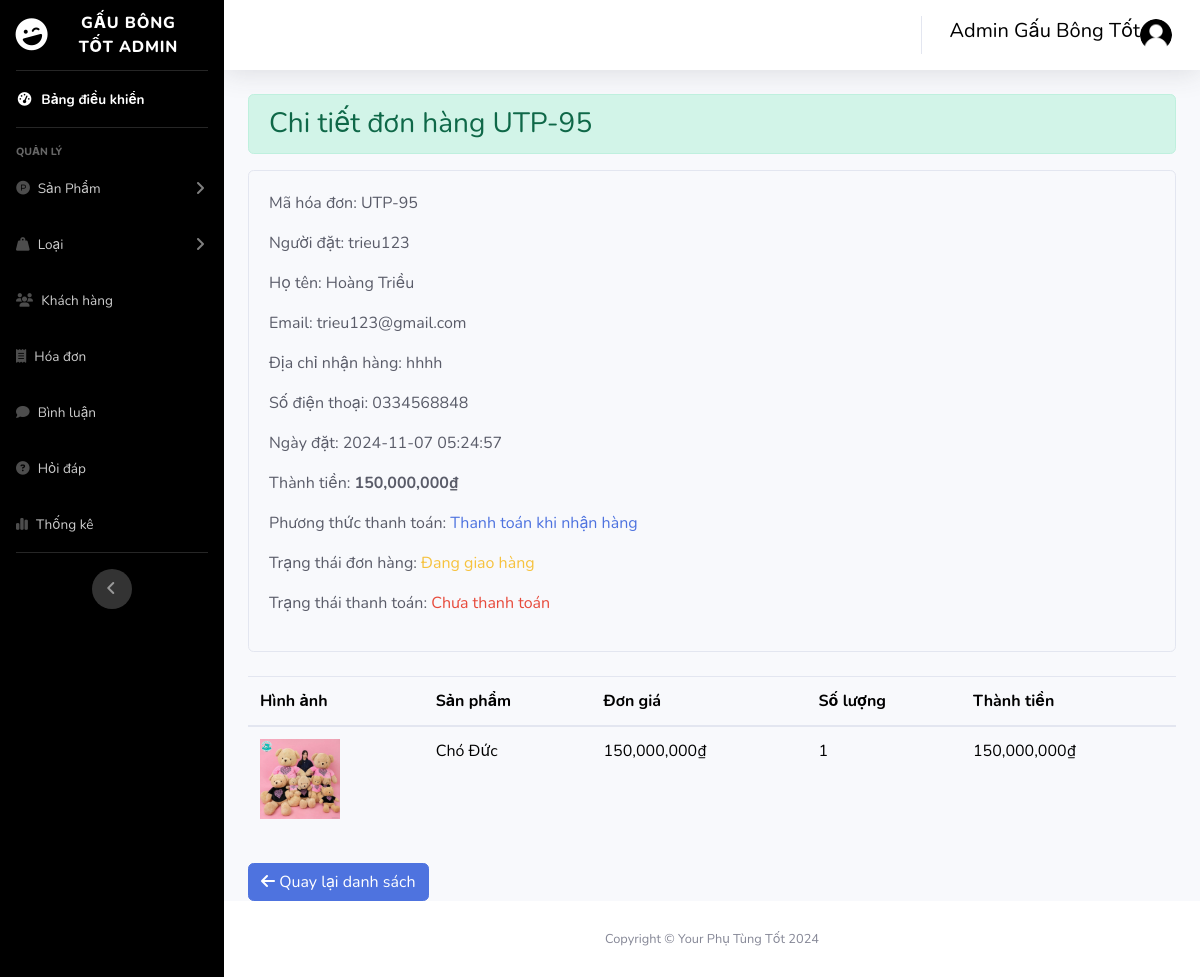
The page /admin/index.php?act=billdetail&idbill=95 (signed in) on the database its author committed.
### tables this page shows
CREATE TABLE `bill` (
  `id_bill` int(11) NOT NULL,
  `bill_code` varchar(255) DEFAULT NULL,
  `id_user` int(11) NOT NULL,
  `id_pro` int(11) NOT NULL,
  `user_name` varchar(255) NOT NULL,
  `name_pro` varchar(255) NOT NULL,
  `full_name` varchar(55) NOT NULL,
  `address` varchar(255) NOT NULL,
  `phone` int(25) NOT NULL,
  `email` varchar(255) NOT NULL,
  `payment` tinyint(1) NOT NULL DEFAULT 1 COMMENT '1.Thanh toán khi nhận hàng 2.Chuyển khoản ngân hàng 3.Thanh toán online',
  `order_date` datetime NOT NULL,
  `total_amount` int(10) NOT NULL,
  `status` tinyint(4) NOT NULL COMMENT '0.Đơn hàng mới \r\n1.Đang xử lý\r\n2.Đang giao hàng\r\n3.Đã giao hàng',
  `status_pay` varchar(11) NOT NULL DEFAULT '0'
);

CREATE TABLE `cart` (
  `id` int(11) NOT NULL,
  `id_user` int(11) NOT NULL,
  `user_name` varchar(50) NOT NULL,
  `id_pro` int(11) NOT NULL,
  `img_pro` varchar(255) NOT NULL,
  `name_pro` varchar(255) NOT NULL,
  `price_pro` int(10) NOT NULL,
  `quantity` int(11) NOT NULL,
  `total_amount` int(10) NOT NULL,
  `id_bill` int(11) NOT NULL
);

### admin/controller/controller.php (called while the page is built)
<?php
function render($path, $data = [])
{
    extract($data);
    $view = "view/" . $path . ".php";
    include_once $view;
}

### admin/model/pdo.php (called while the page is built, shortened)
<?php
function pdo_get_connection(){
    $dburl = "mysql:host=127.0.0.1;dbname=virtualphone;charset=utf8";
    $username = 'root';
    $password = '';
    $conn = new PDO($dburl, $username, $password);
    $conn->setAttribute(PDO::ATTR_ERRMODE, PDO::ERRMODE_EXCEPTION);
    return $conn;
}
function pdo_query($sql){
    $sql_args = array_slice(func_get_args(), 1);
    try{
        $conn = pdo_get_connection();
        $stmt = $conn->prepare($sql);
        $stmt->execute($sql_args);
        $rows = $stmt->fetchAll();
        return $rows;
    }
    catch(PDOException $e){
        throw $e;
    }
    finally{
        unset($conn);
    }
}
function pdo_query_one($sql){
    $sql_args = array_slice(func_get_args(), 1);
    try{
        $conn = pdo_get_connection();
        $stmt = $conn->prepare($sql);
        $stmt->execute($sql_args);
        $row = $stmt->fetch(PDO::FETCH_ASSOC);
        return $row;
    }
    catch(PDOException $e){
        throw $e;
    }
    finally{
        unset($conn);
    }
}

### admin/model/hoadon.php (called while the page is built, shortened)
<?php
function loadone_bill($idbill) {
    $sql = "SELECT * FROM bill WHERE id_bill =".$idbill;
    $one_bill = pdo_query_one($sql);
    return $one_bill;
}
function load_cart_all($idbill) {
    $sql = "SELECT * FROM `cart` WHERE id_bill=".$idbill;
    $ab = pdo_query($sql);
    return $ab;
}
?>

### admin/view/billdetail.php (the view, shortened to what this page needs)
<?php include_once "header.php" ?>
<?php
if (is_array($one_bill)) {
    extract($one_bill);
}
?>
<body id="page-top">
    <div id="wrapper">
        <?php include_once "nav.php" ?>
        <div class="container-fluid">
            <div>
                <h3 class="alert alert-success">Chi tiết đơn hàng UTP-<?= $id_bill ?></h3>
            </div>
            <div class="card bg-light text-dark mb-4 mt-3">
                <div class="card-body">
                    <p>Mã hóa đơn: UTP-<?= $id_bill ?>
                    </p>
                    <p>Người đặt: <span class="fw-bold">
                            <?= $user_name ?>
                        </span></p>
                    <p>Họ tên: <?= $full_name ?>
                    </p>
                    <p>Email: <?= $email ?></p>
                    <p>Địa chỉ nhận hàng: <?= $address ?>
                    </p>
                    <p>Số điện thoại: 0<?= $phone ?></p>
                    <p>Ngày đặt: <?= $order_date ?>
                    </p>
                    <p>Thành tiền: <span class="text-dark font-weight-bold">
                            <?= number_format($total_amount) ?>₫
                        </span></p>
                    <p>Phương thức thanh toán:
                        <span class="text-primary fw-bold"> <?php if ($payment == 1) {
                                                                echo "Thanh toán khi nhận hàng";
                                                            } else if ($payment == 2) {
                                                                echo "Chuyển khoản ngân hàng";
                                                            } else if ($payment == 3) {
                                                                echo "Thanh toán online";
                                                            } else {
                                                                echo "Không tìm thấy phương thức thanh toán";
                                                            } ?></span>
                    </p>
                    <p>Trạng thái đơn hàng: <span class="text-warning fw-bold"><?php if ($status == 0) {
                                                                            echo "Đơn hàng mới";
                                                                        } else if ($status == 1) {
                                                                            echo "Đang xử lý";
                                                                        } else if ($status == 2) {
                                                                            echo "Đang giao hàng";
                                                                        } else if ($status == 3) {
                                                                            echo "Đã giao hàng";
                                                                        }
                                                                         ?>
                        </span>
                    </p>
                    <p>Trạng thái thanh toán: <?php if ($status_pay == 0) {
                                                    echo '<span class="text-danger">Chưa thanh toán</span>';
                                                } else if ($status_pay == 1) {
                                                    echo '<span class="text-success">Đã thanh toán</span>';
                                                } else {
                                                    echo "Không tìm thấy phương thức thanh toán";
                                                }  ?></p>
                </div>
            </div>
            <div class="table-content table-responsive mt-3 mb-3">
                <table class="table">
                    <thead>
                        <tr>
                            <th class="jb-product-thumbnail">Hình ảnh</th>
                            <th class="cart-product-name">Sản phẩm</th>
                            <th class="jb-product-price">Đơn giá</th>
                            <th class="jb-product-quantity">Số lượng</th>
                            <th class="jb-product-subtotal">Thành tiền</th>
                        </tr>
                    </thead>
                    <tbody>
                        <?php $id = $_GET['idbill'];
                        $bill = load_cart_all($id);
                        foreach ($bill as $value) {
                        ?>
                            <tr>
                                <td class="jb-product-thumbnail"><img src="../admin/uploads/<?= $value['img_pro'] ?>" alt="Ultraphone Product" width="80px"></img></td>
                                <td class="jb-product-name">
                                    <?= $value['name_pro'] ?>
                                </td>
                                <td class="jb-product-price"><span class="amount">
                                        <?= number_format($value['price_pro']) ?>₫
                                    </span></td>
                                <td class="quantity">
                                    <?= $value['quantity'] ?>
                                </td>
                                <td class="product-subtotal"><span class="amount">
                                        <?= number_format($value['total_amount']) ?>₫
                                    </span></td>
                            </tr>
                        <?php } ?>
                    </tbody>
                </table>
            </div>
            <div class="btn-function">
                <a href="index.php?act=listbill" class="btn btn-primary"><i class="fa-solid fa-arrow-left"></i> Quay lại
                    danh sách</a>
            </div>
        </div>
    </div>
    <?php include_once "footer.php" ?>

### rows shown on the page
bill: id_bill "95", user_name "trieu123", full_name "Hoàng Triều", email "trieu123@gmail.com", address "hhhh", phone "334568848", order_date "2024-11-07 05:24:57", total_amount "150,000,000"
cart: img_pro (picture), name_pro "Chó Đức", price_pro "150,000,000", quantity "1", total_amount "150,000,000"
